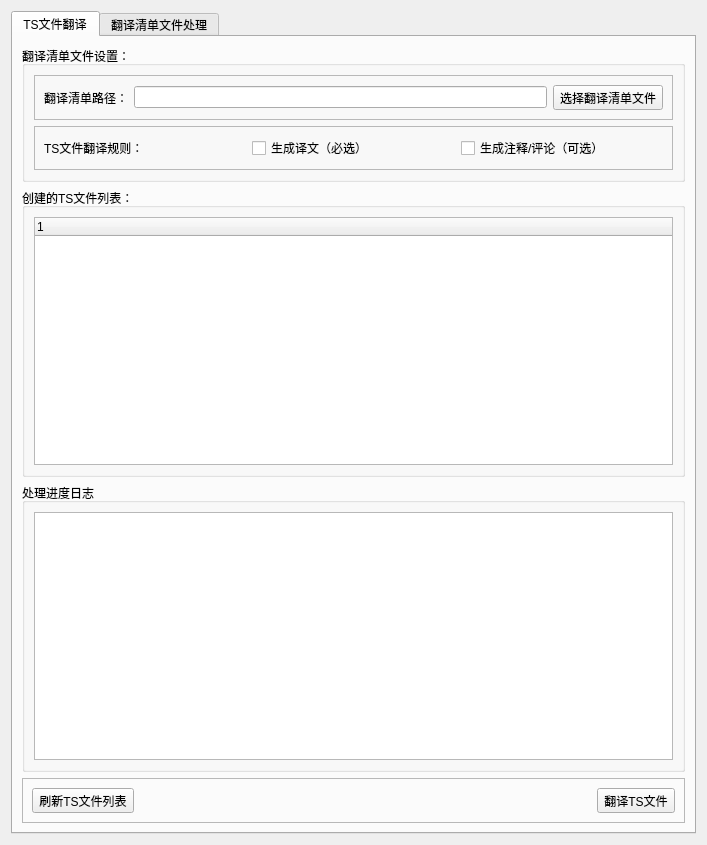
<?xml version="1.0" encoding="UTF-8"?>
<ui version="4.0">
 <class>TsFileTranslateWin</class>
 <widget class="QWidget" name="TsFileTranslateWin">
  <property name="geometry">
   <rect>
    <x>0</x>
    <y>0</y>
    <width>707</width>
    <height>845</height>
   </rect>
  </property>
  <property name="windowTitle">
   <string>Form</string>
  </property>
  <layout class="QGridLayout" name="gridLayout_3">
   <item row="0" column="0">
    <widget class="QTabWidget" name="tabWidget">
     <property name="currentIndex">
      <number>0</number>
     </property>
     <widget class="QWidget" name="tab">
      <attribute name="title">
       <string>TS文件翻译</string>
      </attribute>
      <layout class="QVBoxLayout" name="verticalLayout_2">
       <item>
        <widget class="QGroupBox" name="groupBox">
         <property name="title">
          <string>翻译清单文件设置：</string>
         </property>
         <layout class="QVBoxLayout" name="verticalLayout">
          <item>
           <widget class="QFrame" name="frame_2">
            <property name="frameShape">
             <enum>QFrame::StyledPanel</enum>
            </property>
            <property name="frameShadow">
             <enum>QFrame::Raised</enum>
            </property>
            <layout class="QHBoxLayout" name="horizontalLayout">
             <item>
              <widget class="QLabel" name="label">
               <property name="text">
                <string>翻译清单路径：</string>
               </property>
              </widget>
             </item>
             <item>
              <widget class="QLineEdit" name="lineEdit"/>
             </item>
             <item>
              <widget class="QToolButton" name="SelectTRListTBtn">
               <property name="text">
                <string>选择翻译清单文件</string>
               </property>
              </widget>
             </item>
            </layout>
           </widget>
          </item>
          <item>
           <widget class="QFrame" name="frame_3">
            <property name="frameShape">
             <enum>QFrame::StyledPanel</enum>
            </property>
            <property name="frameShadow">
             <enum>QFrame::Raised</enum>
            </property>
            <layout class="QHBoxLayout" name="horizontalLayout_3">
             <item>
              <widget class="QLabel" name="label_2">
               <property name="text">
                <string>TS文件翻译规则：</string>
               </property>
              </widget>
             </item>
             <item>
              <widget class="QCheckBox" name="checkBox">
               <property name="text">
                <string>生成译文（必选）</string>
               </property>
              </widget>
             </item>
             <item>
              <widget class="QCheckBox" name="checkBox_2">
               <property name="text">
                <string>生成注释/评论（可选）</string>
               </property>
              </widget>
             </item>
            </layout>
           </widget>
          </item>
         </layout>
        </widget>
       </item>
       <item>
        <widget class="QGroupBox" name="groupBox_3">
         <property name="title">
          <string>创建的TS文件列表：</string>
         </property>
         <layout class="QGridLayout" name="gridLayout">
          <item row="0" column="0">
           <widget class="QTreeWidget" name="treeWidget">
            <column>
             <property name="text">
              <string notr="true">1</string>
             </property>
            </column>
           </widget>
          </item>
         </layout>
        </widget>
       </item>
       <item>
        <widget class="QGroupBox" name="groupBox_4">
         <property name="title">
          <string>处理进度日志</string>
         </property>
         <layout class="QGridLayout" name="gridLayout_2">
          <item row="0" column="0">
           <widget class="QTextEdit" name="textEdit"/>
          </item>
         </layout>
        </widget>
       </item>
       <item>
        <widget class="QFrame" name="frame">
         <property name="frameShape">
          <enum>QFrame::StyledPanel</enum>
         </property>
         <property name="frameShadow">
          <enum>QFrame::Raised</enum>
         </property>
         <layout class="QHBoxLayout" name="horizontalLayout_2">
          <item>
           <widget class="QToolButton" name="RefreshTSFileListTBtn">
            <property name="text">
             <string>刷新TS文件列表</string>
            </property>
           </widget>
          </item>
          <item>
           <spacer name="horizontalSpacer">
            <property name="orientation">
             <enum>Qt::Horizontal</enum>
            </property>
            <property name="sizeHint" stdset="0">
             <size>
              <width>466</width>
              <height>20</height>
             </size>
            </property>
           </spacer>
          </item>
          <item>
           <widget class="QToolButton" name="TRTSFileTBtn">
            <property name="text">
             <string>翻译TS文件</string>
            </property>
           </widget>
          </item>
         </layout>
        </widget>
       </item>
      </layout>
     </widget>
     <widget class="QWidget" name="tab_2">
      <attribute name="title">
       <string>翻译清单文件处理</string>
      </attribute>
      <layout class="QVBoxLayout" name="verticalLayout_4">
       <item>
        <widget class="QGroupBox" name="groupBox_2">
         <property name="title">
          <string>翻译清单文件设置：</string>
         </property>
         <layout class="QVBoxLayout" name="verticalLayout_3">
          <item>
           <widget class="QFrame" name="frame_4">
            <property name="frameShape">
             <enum>QFrame::StyledPanel</enum>
            </property>
            <property name="frameShadow">
             <enum>QFrame::Raised</enum>
            </property>
            <layout class="QHBoxLayout" name="horizontalLayout_4">
             <item>
              <widget class="QLabel" name="label_3">
               <property name="text">
                <string>原文件</string>
               </property>
              </widget>
             </item>
             <item>
              <widget class="QLineEdit" name="lineEdit_2"/>
             </item>
             <item>
              <widget class="QToolButton" name="SelectOldFileTBtn">
               <property name="text">
                <string>选择原文件</string>
               </property>
              </widget>
             </item>
            </layout>
           </widget>
          </item>
          <item>
           <widget class="QFrame" name="frame_5">
            <property name="frameShape">
             <enum>QFrame::StyledPanel</enum>
            </property>
            <property name="frameShadow">
             <enum>QFrame::Raised</enum>
            </property>
            <layout class="QHBoxLayout" name="horizontalLayout_5">
             <item>
              <widget class="QLabel" name="label_4">
               <property name="text">
                <string>新文件</string>
               </property>
              </widget>
             </item>
             <item>
              <widget class="QLineEdit" name="lineEdit_3"/>
             </item>
             <item>
              <widget class="QToolButton" name="SelectNewFileTBtn">
               <property name="text">
                <string>选择新文件</string>
               </property>
              </widget>
             </item>
            </layout>
           </widget>
          </item>
         </layout>
        </widget>
       </item>
       <item>
        <widget class="QGroupBox" name="groupBox_5">
         <property name="title">
          <string>处理进度日志</string>
         </property>
         <layout class="QGridLayout" name="gridLayout_4">
          <item row="0" column="0">
           <widget class="QTextEdit" name="textEdit_2"/>
          </item>
         </layout>
        </widget>
       </item>
       <item>
        <widget class="QFrame" name="frame_6">
         <property name="frameShape">
          <enum>QFrame::StyledPanel</enum>
         </property>
         <property name="frameShadow">
          <enum>QFrame::Raised</enum>
         </property>
         <layout class="QHBoxLayout" name="horizontalLayout_6">
          <item>
           <spacer name="horizontalSpacer_2">
            <property name="orientation">
             <enum>Qt::Horizontal</enum>
            </property>
            <property name="sizeHint" stdset="0">
             <size>
              <width>494</width>
              <height>20</height>
             </size>
            </property>
           </spacer>
          </item>
          <item>
           <widget class="QToolButton" name="MergeTRListFileTBtn">
            <property name="text">
             <string>合并翻译清单文件</string>
            </property>
           </widget>
          </item>
         </layout>
        </widget>
       </item>
      </layout>
     </widget>
    </widget>
   </item>
  </layout>
 </widget>
 <resources/>
 <connections/>
</ui>
